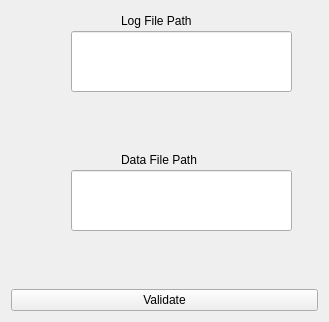
<?xml version="1.0" encoding="UTF-8"?>
<ui version="4.0">
 <class>DataLog_Files</class>
 <widget class="QWidget" name="DataLog_Files">
  <property name="geometry">
   <rect>
    <x>0</x>
    <y>0</y>
    <width>329</width>
    <height>322</height>
   </rect>
  </property>
  <property name="windowTitle">
   <string>Form</string>
  </property>
  <layout class="QVBoxLayout" name="verticalLayout">
   <item>
    <widget class="QWidget" name="file_menu" native="true">
     <widget class="QLabel" name="saving_file_label">
      <property name="geometry">
       <rect>
        <x>110</x>
        <y>0</y>
        <width>111</width>
        <height>20</height>
       </rect>
      </property>
      <property name="text">
       <string>Log File Path</string>
      </property>
     </widget>
     <widget class="QLineEdit" name="saving_log_file_line">
      <property name="geometry">
       <rect>
        <x>60</x>
        <y>20</y>
        <width>221</width>
        <height>61</height>
       </rect>
      </property>
     </widget>
    </widget>
   </item>
   <item>
    <widget class="QWidget" name="file_menu_2" native="true">
     <widget class="QLabel" name="saving_data_file_label">
      <property name="geometry">
       <rect>
        <x>110</x>
        <y>0</y>
        <width>111</width>
        <height>20</height>
       </rect>
      </property>
      <property name="text">
       <string>Data File Path</string>
      </property>
     </widget>
     <widget class="QLineEdit" name="saving_data_file_line">
      <property name="geometry">
       <rect>
        <x>60</x>
        <y>20</y>
        <width>221</width>
        <height>61</height>
       </rect>
      </property>
     </widget>
    </widget>
   </item>
   <item>
    <widget class="QPushButton" name="validation_button">
     <property name="text">
      <string>Validate</string>
     </property>
    </widget>
   </item>
  </layout>
 </widget>
 <resources/>
 <connections/>
</ui>
